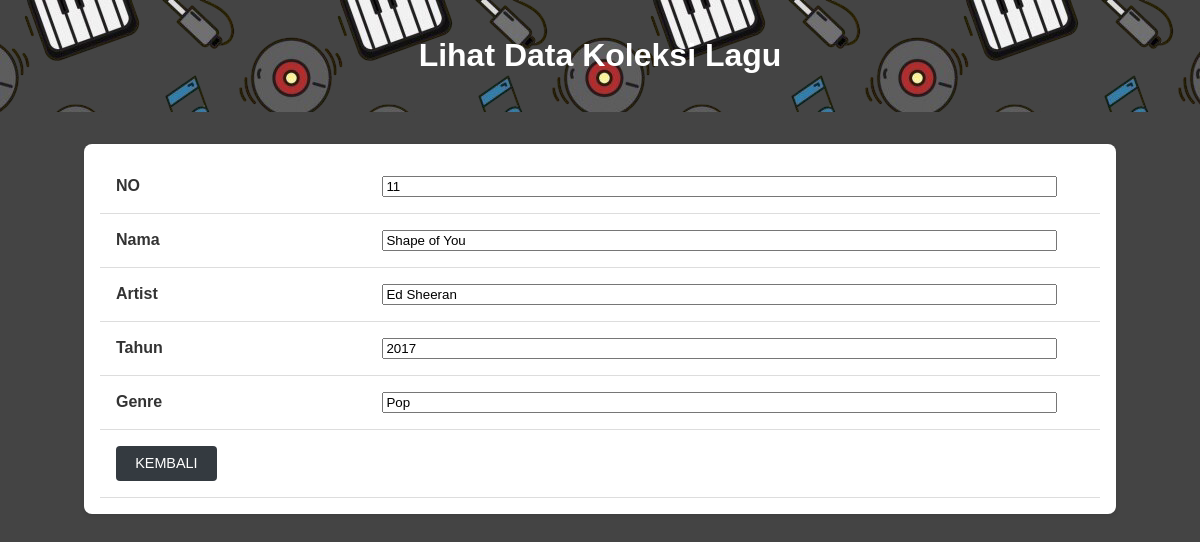
The page /koneksi-crud.php?aksi=Lihat&id=11 (signed in) on the database its author committed.
### tables this page shows
CREATE TABLE `daftarlagu` (
  `id` int(11) NOT NULL,
  `nama` varchar(50) NOT NULL,
  `artist` varchar(50) NOT NULL,
  `tahun` int(4) NOT NULL,
  `genre` varchar(15) NOT NULL
);

### lihat-data.php (the view, shortened to what this page needs)
<?PHP
if (isset($_SESSION['name'])) {
?>
    <!DOCTYPE html PUBLIC "-//W3C//DTD XHTML 1.0 Strict//EN" "http://www.w3.org/TR/xhtml1/DTD/xhtml1-strict.dtd">
    <html xmlns="http://www.w3.org/1999/xhtml" xml:lang="en" lang="en">
    <head>
        <link rel="stylesheet" href="styles-forms.css">
    </head>
    <body>
        <header>
            <h1>Lihat Data Koleksi Lagu</h1>
        </header>
        <main>
            <table>
                <tr>
                    <td class="labelcell"><strong>NO</strong></td>
                    <td class="fieldcell"><input type="text" class="input" name="id" readonly value="<?php echo $id; ?>" /></td>
                </tr>
                <tr>
                    <td class="labelcell"><strong>Nama</strong></td>
                    <td class="fieldcell"><input type="text" class="input" name="nama" readonly value="<?php echo $nama; ?>" /></td>
                </tr>
                <tr>
                    <td class="labelcell"><strong>Artist</strong></td>
                    <td class="fieldcell"><input type="text" class="input" name="artist" readonly value="<?php echo $artist; ?>" /></td>
                </tr>
                <tr>
                    <td class="labelcell"><strong>Tahun</strong></td>
                    <td class="fieldcell"><input type="text" class="input" name="tahun" readonly value="<?php echo $tahun; ?>" /></td>
                </tr>
                <tr>
                    <td class="labelcell"><strong>Genre</strong></td>
                    <td class="fieldcell"><input type="text" class="input" name="genre" readonly value="<?php echo $genre; ?>" /></td>
                </tr>
                <tr>
                    <td colspan="2">
                        <a href="koneksi-crud.php?aksi=Home" class="btn btn-logout"> KEMBALI </a>
                    </td>
                </tr>
            </table>
        </main>
    </body>
    </html>
<?PHP
} else {
    echo "Anda belum Login ! <a href='login.php'>Klik di sini untuk login</a>";
}
?>

### styles-forms.css (style rules this page uses)
body { font-family: Arial, sans-serif; margin: 0; padding: 0; background-color:rgb(68, 68, 68); background-size: 500px; color: #333; background-repeat: repeat-x repeat-y; }
header { background-image: url("images/music.png"); background-repeat: repeat-x; background-color: #444; color: white; padding: 1rem 0; text-align: center; }
.input { width: 95%; }
main { max-width: 1000px; margin: 2rem auto; padding: 1rem; background: white; border-radius: 8px; box-shadow: 0 2px 5px rgba(0, 0, 0, 0.1); }
table { width: 100%; border-collapse: collapse; }
table th, table td { padding: 1rem; text-align: left; border-bottom: 1px solid #ddd; }
.btn { display: inline-block; font-size: 0.9rem; text-align: center; }
.btn-logout { color: white; background-color: #343a40; padding: 0.6rem 1.2rem; text-decoration: none; border-radius: 4px; }

### rows shown on the page
daftarlagu: id "11", nama "Shape of You", artist "Ed Sheeran", tahun "2017", genre "Pop"
